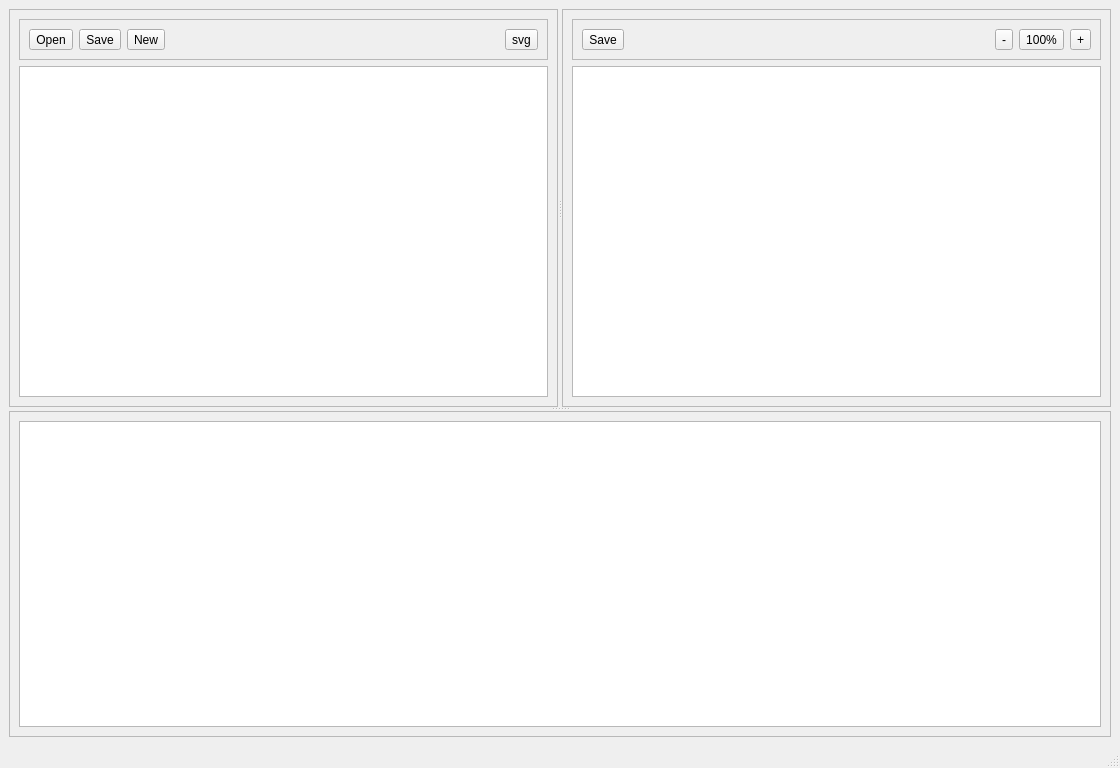
<?xml version="1.0" encoding="UTF-8"?>
<ui version="4.0">
 <class>MainWindow</class>
 <widget class="QMainWindow" name="MainWindow">
  <property name="geometry">
   <rect>
    <x>0</x>
    <y>0</y>
    <width>1120</width>
    <height>768</height>
   </rect>
  </property>
  <property name="sizePolicy">
   <sizepolicy hsizetype="Maximum" vsizetype="Maximum">
    <horstretch>0</horstretch>
    <verstretch>0</verstretch>
   </sizepolicy>
  </property>
  <property name="windowTitle">
   <string>MainWindow</string>
  </property>
  <property name="styleSheet">
   <string notr="true"/>
  </property>
  <widget class="QWidget" name="centralwidget">
   <property name="styleSheet">
    <string notr="true"/>
   </property>
   <layout class="QGridLayout" name="gridLayout_2">
    <item row="0" column="0">
     <widget class="QSplitter" name="splitter_vertical">
      <property name="sizePolicy">
       <sizepolicy hsizetype="Preferred" vsizetype="Preferred">
        <horstretch>0</horstretch>
        <verstretch>0</verstretch>
       </sizepolicy>
      </property>
      <property name="orientation">
       <enum>Qt::Vertical</enum>
      </property>
      <widget class="QSplitter" name="splitter_horizontal">
       <property name="orientation">
        <enum>Qt::Horizontal</enum>
       </property>
       <widget class="QFrame" name="frame_workarea">
        <property name="styleSheet">
         <string notr="true">background-color: '#e0e0e0';</string>
        </property>
        <property name="frameShape">
         <enum>QFrame::StyledPanel</enum>
        </property>
        <property name="frameShadow">
         <enum>QFrame::Raised</enum>
        </property>
        <layout class="QVBoxLayout" name="verticalLayout">
         <item>
          <layout class="QGridLayout" name="gridLayout_workarea">
           <item row="2" column="0">
            <widget class="QPlainTextEdit" name="plainTextEdit_file">
             <property name="font">
              <font>
               <family>Consolas</family>
              </font>
             </property>
             <property name="styleSheet">
              <string notr="true">background-color: '#f8f8f8'</string>
             </property>
            </widget>
           </item>
           <item row="0" column="0">
            <widget class="QFrame" name="frame_workarea_buttons">
             <property name="sizePolicy">
              <sizepolicy hsizetype="Expanding" vsizetype="Preferred">
               <horstretch>0</horstretch>
               <verstretch>0</verstretch>
              </sizepolicy>
             </property>
             <property name="styleSheet">
              <string notr="true">background-color: '#d0d0d0'</string>
             </property>
             <property name="frameShape">
              <enum>QFrame::StyledPanel</enum>
             </property>
             <property name="frameShadow">
              <enum>QFrame::Raised</enum>
             </property>
             <layout class="QHBoxLayout" name="horizontalLayout">
              <item>
               <widget class="QToolButton" name="button_open_file">
                <property name="toolTip">
                 <string>Open a bpmn file</string>
                </property>
                <property name="text">
                 <string>Open</string>
                </property>
                <property name="shortcut">
                 <string>Ctrl+O</string>
                </property>
               </widget>
              </item>
              <item>
               <widget class="QToolButton" name="button_save_file">
                <property name="text">
                 <string>Save</string>
                </property>
                <property name="shortcut">
                 <string>Ctrl+S</string>
                </property>
               </widget>
              </item>
              <item>
               <widget class="QToolButton" name="button_new_file">
                <property name="text">
                 <string>New</string>
                </property>
                <property name="shortcut">
                 <string>Ctrl+N</string>
                </property>
               </widget>
              </item>
              <item>
               <spacer name="horizontalSpacer">
                <property name="orientation">
                 <enum>Qt::Horizontal</enum>
                </property>
                <property name="sizeHint" stdset="0">
                 <size>
                  <width>40</width>
                  <height>20</height>
                 </size>
                </property>
               </spacer>
              </item>
              <item>
               <widget class="QToolButton" name="button_generate">
                <property name="text">
                 <string>svg</string>
                </property>
                <property name="shortcut">
                 <string>Ctrl+G</string>
                </property>
               </widget>
              </item>
             </layout>
            </widget>
           </item>
          </layout>
         </item>
        </layout>
       </widget>
       <widget class="QFrame" name="frame_svgarea">
        <property name="styleSheet">
         <string notr="true">background-color: '#e0e0e0';</string>
        </property>
        <property name="frameShape">
         <enum>QFrame::StyledPanel</enum>
        </property>
        <property name="frameShadow">
         <enum>QFrame::Raised</enum>
        </property>
        <layout class="QVBoxLayout" name="verticalLayout_2">
         <item>
          <layout class="QGridLayout" name="gridLayout_svgarea">
           <item row="1" column="0">
            <widget class="QGraphicsView" name="graphicsView_svg">
             <property name="sizePolicy">
              <sizepolicy hsizetype="Expanding" vsizetype="Expanding">
               <horstretch>0</horstretch>
               <verstretch>0</verstretch>
              </sizepolicy>
             </property>
             <property name="styleSheet">
              <string notr="true">background-color: '#f8f8f8'</string>
             </property>
            </widget>
           </item>
           <item row="0" column="0">
            <widget class="QFrame" name="frame_svgarea_buttons">
             <property name="sizePolicy">
              <sizepolicy hsizetype="Expanding" vsizetype="Preferred">
               <horstretch>0</horstretch>
               <verstretch>0</verstretch>
              </sizepolicy>
             </property>
             <property name="styleSheet">
              <string notr="true">background-color: '#d0d0d0'</string>
             </property>
             <property name="frameShape">
              <enum>QFrame::StyledPanel</enum>
             </property>
             <property name="frameShadow">
              <enum>QFrame::Raised</enum>
             </property>
             <layout class="QHBoxLayout" name="horizontalLayout_2">
              <item>
               <widget class="QToolButton" name="button_save_svg">
                <property name="text">
                 <string>Save</string>
                </property>
               </widget>
              </item>
              <item>
               <spacer name="horizontalSpacer_2">
                <property name="orientation">
                 <enum>Qt::Horizontal</enum>
                </property>
                <property name="sizeHint" stdset="0">
                 <size>
                  <width>37</width>
                  <height>17</height>
                 </size>
                </property>
               </spacer>
              </item>
              <item>
               <widget class="QToolButton" name="toolButton_zoom_out">
                <property name="text">
                 <string>-</string>
                </property>
                <property name="shortcut">
                 <string>Ctrl+-</string>
                </property>
               </widget>
              </item>
              <item>
               <widget class="QToolButton" name="toolButton_zoom_100">
                <property name="text">
                 <string>100%</string>
                </property>
               </widget>
              </item>
              <item>
               <widget class="QToolButton" name="toolButton_zoom_in">
                <property name="text">
                 <string>+</string>
                </property>
                <property name="shortcut">
                 <string>Ctrl+=</string>
                </property>
               </widget>
              </item>
             </layout>
            </widget>
           </item>
          </layout>
         </item>
        </layout>
       </widget>
      </widget>
      <widget class="QFrame" name="frame_logarea">
       <property name="sizePolicy">
        <sizepolicy hsizetype="Preferred" vsizetype="Minimum">
         <horstretch>4</horstretch>
         <verstretch>0</verstretch>
        </sizepolicy>
       </property>
       <property name="minimumSize">
        <size>
         <width>0</width>
         <height>100</height>
        </size>
       </property>
       <property name="styleSheet">
        <string notr="true">background-color: '#e0e0e0';</string>
       </property>
       <property name="frameShape">
        <enum>QFrame::StyledPanel</enum>
       </property>
       <property name="frameShadow">
        <enum>QFrame::Raised</enum>
       </property>
       <layout class="QGridLayout" name="gridLayout_3">
        <item row="0" column="0">
         <widget class="QPlainTextEdit" name="plainTextEdit_log">
          <property name="sizePolicy">
           <sizepolicy hsizetype="Expanding" vsizetype="Minimum">
            <horstretch>0</horstretch>
            <verstretch>0</verstretch>
           </sizepolicy>
          </property>
          <property name="styleSheet">
           <string notr="true">background-color: '#f8f8f8'</string>
          </property>
         </widget>
        </item>
       </layout>
      </widget>
     </widget>
    </item>
   </layout>
  </widget>
  <widget class="QMenuBar" name="menubar">
   <property name="geometry">
    <rect>
     <x>0</x>
     <y>0</y>
     <width>1120</width>
     <height>21</height>
    </rect>
   </property>
  </widget>
  <widget class="QStatusBar" name="statusbar"/>
 </widget>
 <resources/>
 <connections/>
</ui>
